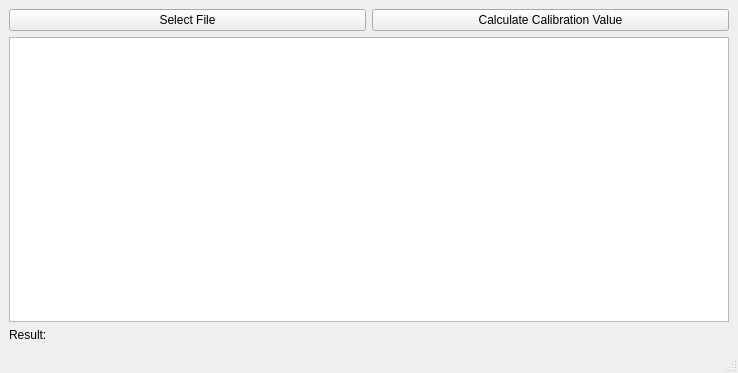
<?xml version="1.0" encoding="UTF-8"?>
<ui version="4.0">
 <class>MainWindow</class>
 <widget class="QMainWindow" name="MainWindow">
  <property name="geometry">
   <rect>
    <x>0</x>
    <y>0</y>
    <width>738</width>
    <height>373</height>
   </rect>
  </property>
  <property name="windowTitle">
   <string>MainWindow</string>
  </property>
  <widget class="QWidget" name="centralwidget">
   <layout class="QGridLayout" name="gridLayout">
    <item row="0" column="0">
     <widget class="QPushButton" name="buttonSelectFile">
      <property name="text">
       <string>Select File</string>
      </property>
     </widget>
    </item>
    <item row="0" column="1">
     <widget class="QPushButton" name="buttonCalc">
      <property name="text">
       <string>Calculate Calibration Value</string>
      </property>
     </widget>
    </item>
    <item row="1" column="0" colspan="2">
     <widget class="QTextEdit" name="labelFile"/>
    </item>
    <item row="2" column="0" colspan="2">
     <widget class="QLabel" name="labelResult">
      <property name="text">
       <string>Result:</string>
      </property>
     </widget>
    </item>
   </layout>
  </widget>
  <widget class="QMenuBar" name="menubar">
   <property name="geometry">
    <rect>
     <x>0</x>
     <y>0</y>
     <width>738</width>
     <height>24</height>
    </rect>
   </property>
  </widget>
  <widget class="QStatusBar" name="statusbar"/>
 </widget>
 <resources/>
 <connections/>
</ui>
